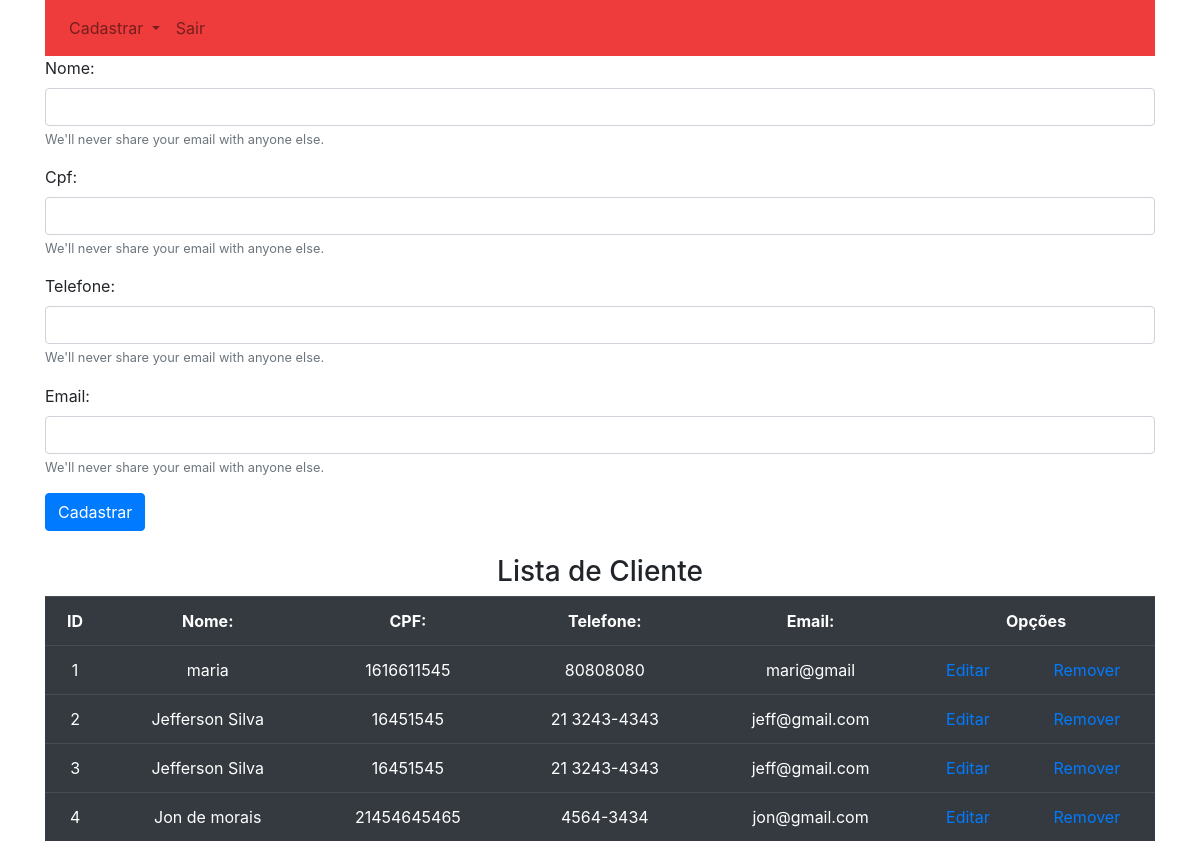
Page /cadCliente.php on the committed database.
### tables this page shows
CREATE TABLE `cliente` (
  `id` int(11) NOT NULL,
  `nome` varchar(30) NOT NULL,
  `cpf` char(30) NOT NULL,
  `telefone` varchar(30) NOT NULL,
  `email` varchar(30) NOT NULL
);

### cadCliente.php (called while the page is built)
<?php
require 'menu.php';
require 'clienteForm.php';
require 'listarCliente.php';
require 'footer.php';

### listarCliente.php (called while the page is built, shortened)
<?php
require 'repositorioCliente.php';
require 'cliente.php';
require 'conexao.php';
$clienteDao = new RepositorioCliente($con);
$cliente = $clienteDao->buscar();
require 'tabela.php';

### repositorioCliente.php (called while the page is built, shortened)
<?php
class RepositorioCliente {
    private $conn;
    public function __construct(PDO $conexao){
        $this->conn = $conexao;
    }
    public function buscar(){
        $sql = "SELECT * FROM cliente";
        $rs = $this->conn->query($sql);
        return $rs->fetchAll(PDO::FETCH_CLASS, 'Cliente');
    }
}

### cliente.php (called while the page is built, shortened)
<?php
class Cliente{
    private $id;
    private $nome;
    private $telefone;
    private $email;
    public function getId(){
        return $this->id;
    }
    public function getNome(){
        return $this->nome;
    }
    public function getCpf(){
        return $this->cpf;
    }
    public function getTelefone(){
        return $this->telefone;
    }
    public function getEmail(){
        return $this->email;
    }
}

### tabela.php (the view)
<br>
<h3 class="text-center">Lista de Cliente</h3>
<table style="text-align: center;" class="table table-dark">
	<tr>
		<th>ID</th>
		<th>Nome:</th>
		<th>CPF:</th>
		<th>Telefone:</th>
		<th>Email:</th>
		<th colspan="2">Opções</th>
	</tr>
	<?php foreach($cliente as $c):?>
	<tr>
		<td><?php echo $c->getId(); ?></td>
        <td><?php echo $c->getNome(); ?></td>
        <td><?php echo $c->getCpf(); ?></td>
        <td><?php echo $c->getTelefone(); ?></td>
        <td><?php echo $c->getEmail(); ?></td>
		<td><a href="#">Editar</a></td>
		<td><a href="removerCliente.php?id=<?php echo $c->getId()?>">Remover</a></td>
	</tr>
	<?php	endforeach;	?>
</table>

### menu.php (shortened to what this page needs)
<!DOCTYPE html>
<html lang="pt-br">
<head>
    <link rel="stylesheet" href="css/bootstrap.min.css">
    <link rel="stylesheet" href="css/estilo.css">
    <head>
    <body>
        <div class="container">
            <nav class="navbar navbar-expand-lg navbar-light  menu">
                <div class="collapse navbar-collapse" id="navbarNavDropdown">
                    <ul class="navbar-nav ">
                        <li class="nav-item dropdown">
                            <a class="nav-link dropdown-toggle" href="#" id="navbarDropdownMenuLink" role="button"
                                data-toggle="dropdown" aria-haspopup="true" aria-expanded="false">
                                Cadastrar
                            </a>
                        </li>
                        <li class="nav-item">
                                <a class="nav-link" href="#">Sair</a>
                              </li>
                    </ul>
                </div>
            </nav>

### clienteForm.php
<form action="inserirCliente.php" method="post">
                <div class="form-group">
                  <label >Nome:</label>
                  <input type="text" name="nome" class="form-control" placeholder="">
                  <small  class="form-text text-muted">We'll never share your email with anyone else.</small>
                </div>
                <div class="form-group">
                    <label >Cpf:</label>
                    <input type="text" class="form-control" name="cpf" placeholder="">
                    <small class="form-text text-muted">We'll never share your email with anyone else.</small>
                  </div>
                  <div class="form-group">
                    <label >Telefone:</label>
                    <input type="text" class="form-control" name="telefone" placeholder="">
                    <small class="form-text text-muted">We'll never share your email with anyone else.</small>
                  </div>
                  <div class="form-group">
                    <label >Email:</label>
                    <input type="text" class="form-control" name="email" placeholder="">
                    <small  class="form-text text-muted">We'll never share your email with anyone else.</small>
                  </div>
                <button type="submit" class="btn btn-primary">Cadastrar</button>
              </form>

### footer.php (shortened to what this page needs)
    </body>
</html>

### css/estilo.css (style rules this page uses)
.menu { background-color: #EE3B3B; }

### rows in the picture
cliente: id "1", nome "maria", cpf "1616611545", telefone "80808080", email "mari@gmail"
cliente: id "2", nome "Jefferson Silva", cpf "16451545", telefone "21 3243-4343", email "jeff@gmail.com"
cliente: id "3", nome "Jefferson Silva", cpf "16451545", telefone "21 3243-4343", email "jeff@gmail.com"
cliente: id "4", nome "Jon de morais", cpf "21454645465", telefone "4564-3434", email "jon@gmail.com"
